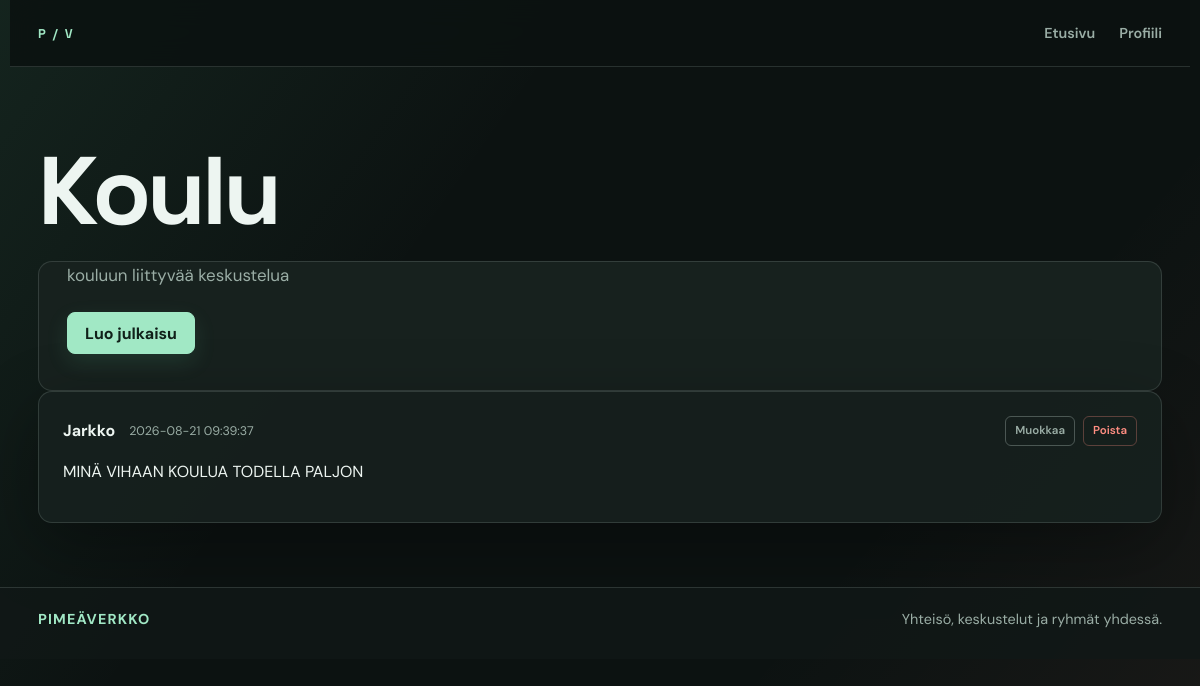
/group.php?id=9 (signed in), run on the app's committed database.
### tables this page shows
CREATE TABLE IF NOT EXISTS `groups` (
  `id` int NOT NULL AUTO_INCREMENT,
  `user_id` int NOT NULL,
  `name` varchar(100) NOT NULL,
  `description` text NOT NULL,
  PRIMARY KEY (`id`),
  KEY `FK_User_id` (`user_id`)
);

CREATE TABLE IF NOT EXISTS `posts` (
  `id` int NOT NULL AUTO_INCREMENT,
  `group_id` int NOT NULL,
  `user_id` int NOT NULL,
  `author` varchar(50) NOT NULL,
  `content` text NOT NULL,
  `created_at` timestamp NOT NULL DEFAULT CURRENT_TIMESTAMP,
  PRIMARY KEY (`id`),
  KEY `POST_FK_user_id` (`user_id`),
  KEY `POST_FK_group_id` (`group_id`)
);

### group.php (the view, shortened to what this page needs)
<?php
require __DIR__ . "/include/session.php";
$user_id = (int) ($_SESSION['user_id'] ?? 0);
$group_id = filter_input(INPUT_GET, 'id', FILTER_VALIDATE_INT);
$group_stmt = mysqli_prepare(
    $conn,
    'SELECT name, description FROM `groups` WHERE id = ?'
);
mysqli_stmt_bind_param($group_stmt, 'i', $group_id);
mysqli_stmt_execute($group_stmt);
$group_result = mysqli_stmt_get_result($group_stmt);
$group = mysqli_fetch_assoc($group_result);
$stmt = mysqli_prepare(
    $conn,
    "SELECT id, group_id, user_id, author, content, created_at
     FROM `posts`
     WHERE group_id = ?
     ORDER BY id DESC"
);
mysqli_stmt_bind_param($stmt, "i", $group_id);
mysqli_stmt_execute($stmt);
$result = mysqli_stmt_get_result($stmt);
?>
<!DOCTYPE html>
<html lang="fi">
<head>
    <link rel="stylesheet" href="style.css">
</head>
<body>
    <?php include 'include/nav.php'; ?>
    <header>
        <h1><?php echo htmlspecialchars($group['name'], ENT_QUOTES, 'UTF-8'); ?></h1>
    </header>
    <main class="group-main">
        <p><?php echo htmlspecialchars($group['description'], ENT_QUOTES, 'UTF-8'); ?></p>
        <a class="button action-button" href="add_post.php?group_id=<?php echo (int) $group_id; ?>">Luo julkaisu</a>
    </main>
    <div class="postaukset">
        <?php while ($row = mysqli_fetch_assoc($result)) { ?>
            <article class="post">
                <div class="author-row">
                    <p class="author">
                        <?php echo htmlspecialchars($row['author'], ENT_QUOTES, 'UTF-8'); ?>
                    </p>
                    <p class="created_at">
                        <?php echo htmlspecialchars($row['created_at'], ENT_QUOTES, 'UTF-8'); ?>
                    </p>
                    <?php
                    if ($row["user_id"] == $user_id): ?>
                        <div class="post-actions">
                            <div class="muokkaa">
                                <a href="edit_post.php?id=<?php echo (int) $row['id']; ?>">
                                    Muokkaa
                                </a>
                            </div>
                            <div class="poista">
                                <a href="delete_post.php?id=<?php echo (int) $row['id']; ?>">
                                    Poista
                                </a>
                            </div>
                        </div>
                    <?php endif; ?>
                </div>
                <p class="content">
                    <?php echo htmlspecialchars($row['content'], ENT_QUOTES, 'UTF-8'); ?>
                </p>
            </article>
        <?php } ?>
    </div>
    	<?php include 'include/footer.php'; ?>
</body>
</html>

### style.css (style rules this page uses)
:root { --ink: #edf5f1; --muted: #9aada5; --bg: #0c1211; --panel: #17211e; --panel-light: #202c28; --line: rgba(220, 241, 231, .14); --line-bright: rgba(220, 241, 231, .27); --mint: #a1e8c5; --mint-hot: #68d9a2; --coral: #ff8e82; --gold: #ffc27d; --shadow: 0 22px 70px rgba(0, 0, 0, .32); }
* { box-sizing: border-box; }
html { min-height: 100%; background: var(--bg); }
body { min-height: 100vh; margin: 0; color: var(--ink); background: linear-gradient(125deg, rgba(104, 217, 162, .09), transparent 34%), linear-gradient(310deg, rgba(255, 142, 130, .06), transparent 30%), var(--bg); font: 400 16px/1.55 'DM Sans', 'Segoe UI', sans-serif; }
body::before { position: fixed; inset: 0; z-index: -1; pointer-events: none; content: ''; opacity: .25; background-image: linear-gradient(var(--line) 1px, transparent 1px), linear-gradient(90deg, var(--line) 1px, transparent 1px); background-size: 44px 44px; mask-image: linear-gradient(to bottom, black, transparent 72%); }
.action-button { display: inline-flex; align-items: center; justify-content: center; min-height: 42px; padding: 10px 17px; color: #102019; background: var(--mint); border: 1px solid var(--mint); border-radius: 8px; box-shadow: 0 8px 22px rgba(104, 217, 162, .12); font-weight: 700; line-height: 1.2; text-decoration: none; transition: background .18s ease, border-color .18s ease, box-shadow .18s ease, transform .18s ease; }
header { max-width: 1180px; margin: auto; padding: 74px 28px 18px; }
h1, h2 { margin: 0; font-family: 'Space Grotesk', sans-serif; line-height: 1.06; }
h1 { max-width: 820px; font-size: clamp(2.8rem, 8vw, 6.2rem); letter-spacing: -.045em; }
main { flex: 1; max-width: 1180px; margin: auto; padding: 0 28px 36px; }
main>p { max-width: 670px; margin: 0; color: var(--muted); font-size: 1.06rem; }
.group-main { width: min(1124px, calc(100% - 56px)); max-width: none; background-color: #17211e; border: 1px solid var(--line); border-radius: 14px; }
.group-main>p { max-width: none; }
.action-button { margin-top: 24px; }
.home-panel, .postaukset, .add-post { overflow: hidden; background: rgba(23, 33, 30, .9); border: 1px solid var(--line); border-radius: 14px; box-shadow: var(--shadow); }
.group, .latest-post, .post { padding: 24px; border-bottom: 1px solid var(--line); transition: background .18s ease; }
.group:last-child, .latest-post:last-child, .post:last-child { border-bottom: 0; }
.group-header, .author-row { display: flex; align-items: center; gap: 14px; }
.post-actions { display: flex; flex-wrap: wrap; justify-content: flex-end; gap: 8px; margin-left: auto; }
.muokkaa a, .poista a { display: inline-block; padding: 5px 9px; border: 1px solid var(--line-bright); border-radius: 6px; font-size: .72rem; font-weight: 600; text-decoration: none; transition: color .18s ease, background .18s ease, border-color .18s ease; }
.muokkaa a { color: var(--muted); }
.poista a { color: var(--coral); border-color: rgba(255, 142, 130, .3); }
.latest-post p, .content { margin: 12px 0; overflow-wrap: anywhere; }
.latest-post-meta, .created_at { color: var(--muted); font-size: .78rem; }
.postaukset { width: min(1124px, calc(100% - 56px)); margin: 0 auto 64px; }
.post .author { margin: 0; color: var(--ink); font-weight: 700; }
.created_at { margin: 0; }
.content { line-height: 1.75; }

### data on the page
groups: name "Koulu", description "kouluun liittyvää keskustelua"
posts: author "Jarkko", created_at "2026-08-21 09:39:37", content "MINÄ VIHAAN KOULUA TODELLA PALJON"
